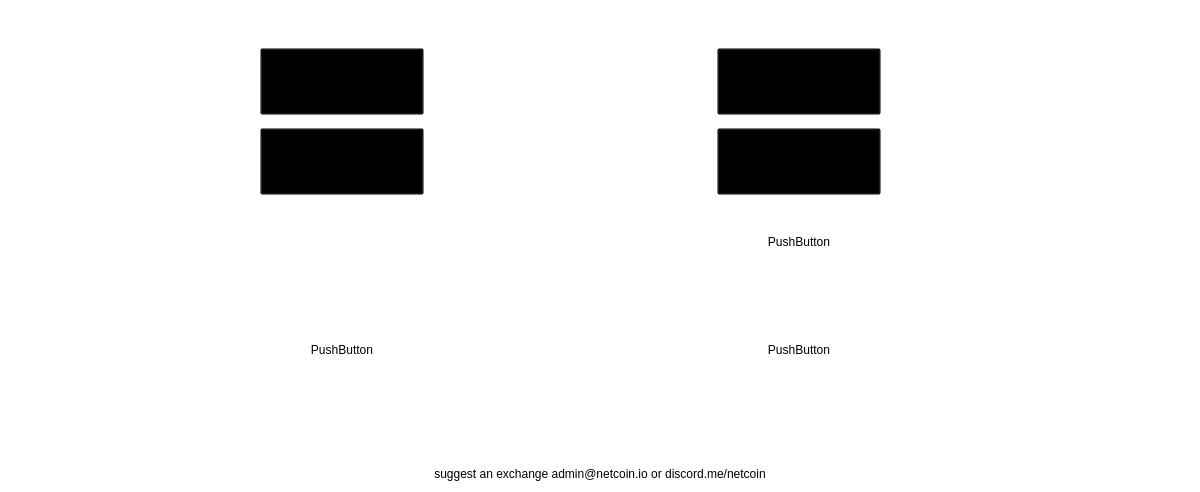
            <widget class="QWidget" name="scrollAreaWidgetContents">
             <property name="geometry">
              <rect>
               <x>0</x>
               <y>0</y>
               <width>1200</width>
               <height>492</height>
              </rect>
             </property>
             <property name="minimumSize">
              <size>
               <width>0</width>
               <height>0</height>
              </size>
             </property>
             <property name="styleSheet">
              <string notr="true">background:transparent;</string>
             </property>
             <layout class="QGridLayout" name="gridLayout_3">
              <item row="2" column="2">
               <widget class="QPushButton" name="excButton_3">
                <property name="sizePolicy">
                 <sizepolicy hsizetype="Expanding" vsizetype="Preferred">
                  <horstretch>0</horstretch>
                  <verstretch>0</verstretch>
                 </sizepolicy>
                </property>
                <property name="minimumSize">
                 <size>
                  <width>0</width>
                  <height>0</height>
                 </size>
                </property>
                <property name="maximumSize">
                 <size>
                  <width>164</width>
                  <height>67</height>
                 </size>
                </property>
                <property name="toolTip">
                 <string>&lt;html&gt;&lt;head/&gt;&lt;body&gt;&lt;p&gt;&lt;img src=&quot;:/toolTip/res/tooltips/exchangeTooltip.png&quot;/&gt;&lt;/p&gt;&lt;/body&gt;&lt;/html&gt;</string>
                </property>
                <property name="layoutDirection">
                 <enum>Qt::LeftToRight</enum>
                </property>
                <property name="autoFillBackground">
                 <bool>false</bool>
                </property>
                <property name="text">
                 <string/>
                </property>
                <property name="icon">
                 <iconset resource="../bitcoin.qrc">
                  <normaloff>:/images/res/images/Cryptopia2.png</normaloff>:/images/res/images/Cryptopia2.png</iconset>
                </property>
                <property name="iconSize">
                 <size>
                  <width>203</width>
                  <height>67</height>
                 </size>
                </property>
                <property name="autoDefault">
                 <bool>true</bool>
                </property>
                <property name="flat">
                 <bool>false</bool>
                </property>
               </widget>
              </item>
              <item row="6" column="2">
               <spacer name="horizontalSpacer_4">
                <property name="orientation">
                 <enum>Qt::Horizontal</enum>
                </property>
                <property name="sizeHint" stdset="0">
                 <size>
                  <width>40</width>
                  <height>20</height>
                 </size>
                </property>
               </spacer>
              </item>
              <item row="6" column="1">
               <spacer name="horizontalSpacer">
                <property name="orientation">
                 <enum>Qt::Horizontal</enum>
                </property>
                <property name="sizeHint" stdset="0">
                 <size>
                  <width>40</width>
                  <height>20</height>
                 </size>
                </property>
               </spacer>
              </item>
              <item row="5" column="2">
               <widget class="QPushButton" name="excButton_7">
                <property name="maximumSize">
                 <size>
                  <width>164</width>
                  <height>67</height>
                 </size>
                </property>
                <property name="text">
                 <string>PushButton</string>
                </property>
                <property name="autoDefault">
                 <bool>true</bool>
                </property>
                <property name="flat">
                 <bool>true</bool>
                </property>
               </widget>
              </item>
              <item row="6" column="4">
               <spacer name="horizontalSpacer_8">
                <property name="orientation">
                 <enum>Qt::Horizontal</enum>
                </property>
                <property name="sizeHint" stdset="0">
                 <size>
                  <width>40</width>
                  <height>20</height>
                 </size>
                </property>
               </spacer>
              </item>
              <item row="5" column="4">
               <widget class="QPushButton" name="excButton_8">
                <property name="maximumSize">
                 <size>
                  <width>164</width>
                  <height>67</height>
                 </size>
                </property>
                <property name="text">
                 <string>PushButton</string>
                </property>
                <property name="autoDefault">
                 <bool>true</bool>
                </property>
                <property name="flat">
                 <bool>true</bool>
                </property>
               </widget>
              </item>
              <item row="5" column="0">
               <spacer name="verticalSpacer_17">
                <property name="orientation">
                 <enum>Qt::Vertical</enum>
                </property>
                <property name="sizeHint" stdset="0">
                 <size>
                  <width>20</width>
                  <height>40</height>
                 </size>
                </property>
               </spacer>
              </item>
              <item row="5" column="3">
               <spacer name="verticalSpacer_23">
                <property name="orientation">
                 <enum>Qt::Vertical</enum>
                </property>
                <property name="sizeHint" stdset="0">
                 <size>
                  <width>20</width>
                  <height>40</height>
                 </size>
                </property>
               </spacer>
              </item>
              <item row="2" column="0">
               <spacer name="verticalSpacer_21">
                <property name="orientation">
                 <enum>Qt::Vertical</enum>
                </property>
                <property name="sizeHint" stdset="0">
                 <size>
                  <width>20</width>
                  <height>40</height>
                 </size>
                </property>
               </spacer>
              </item>
              <item row="6" column="3">
               <spacer name="horizontalSpacer_9">
                <property name="orientation">
                 <enum>Qt::Horizontal</enum>
                </property>
                <property name="sizeHint" stdset="0">
                 <size>
                  <width>40</width>
                  <height>20</height>
                 </size>
                </property>
               </spacer>
              </item>
              <item row="3" column="6">
               <spacer name="verticalSpacer_25">
                <property name="orientation">
                 <enum>Qt::Vertical</enum>
                </property>
                <property name="sizeHint" stdset="0">
                 <size>
                  <width>20</width>
                  <height>40</height>
                 </size>
                </property>
               </spacer>
              </item>
              <item row="6" column="5">
               <spacer name="horizontalSpacer_10">
                <property name="orientation">
                 <enum>Qt::Horizontal</enum>
                </property>
                <property name="sizeHint" stdset="0">
                 <size>
                  <width>40</width>
                  <height>20</height>
                 </size>
                </property>
               </spacer>
              </item>
              <item row="0" column="2" colspan="3">
               <widget class="QLabel" name="excHeader">
                <property name="sizePolicy">
                 <sizepolicy hsizetype="Expanding" vsizetype="Preferred">
                  <horstretch>0</horstretch>
                  <verstretch>0</verstretch>
                 </sizepolicy>
                </property>
                <property name="minimumSize">
                 <size>
                  <width>0</width>
                  <height>0</height>
                 </size>
                </property>
                <property name="styleSheet">
                 <string notr="true"/>
                </property>
                <property name="frameShape">
                 <enum>QFrame::NoFrame</enum>
                </property>
                <property name="text">
                 <string>&lt;html&gt;&lt;head/&gt;&lt;body&gt;&lt;p align=&quot;center&quot;&gt;&lt;img src=&quot;:/images/res/images/HeaderText/PurchaseNetcoins.png&quot;/&gt;&lt;/p&gt;&lt;p align=&quot;center&quot;&gt;&lt;br/&gt;&lt;/p&gt;&lt;/body&gt;&lt;/html&gt;</string>
                </property>
                <property name="scaledContents">
                 <bool>false</bool>
                </property>
                <property name="alignment">
                 <set>Qt::AlignLeading|Qt::AlignLeft|Qt::AlignTop</set>
                </property>
                <property name="wordWrap">
                 <bool>true</bool>
                </property>
                <property name="indent">
                 <number>-1</number>
                </property>
               </widget>
              </item>
              <item row="2" column="6">
               <spacer name="verticalSpacer_18">
                <property name="orientation">
                 <enum>Qt::Vertical</enum>
                </property>
                <property name="sizeHint" stdset="0">
                 <size>
                  <width>20</width>
                  <height>40</height>
                 </size>
                </property>
               </spacer>
              </item>
              <item row="0" column="1">
               <spacer name="horizontalSpacer_2">
                <property name="orientation">
                 <enum>Qt::Horizontal</enum>
                </property>
                <property name="sizeHint" stdset="0">
                 <size>
                  <width>40</width>
                  <height>20</height>
                 </size>
                </property>
               </spacer>
              </item>
              <item row="6" column="0">
               <spacer name="verticalSpacer_19">
                <property name="orientation">
                 <enum>Qt::Vertical</enum>
                </property>
                <property name="sizeHint" stdset="0">
                 <size>
                  <width>20</width>
                  <height>40</height>
                 </size>
                </property>
               </spacer>
              </item>
              <item row="1" column="6">
               <spacer name="verticalSpacer_20">
                <property name="orientation">
                 <enum>Qt::Vertical</enum>
                </property>
                <property name="sizeHint" stdset="0">
                 <size>
                  <width>20</width>
                  <height>40</height>
                 </size>
                </property>
               </spacer>
              </item>
              <item row="7" column="1" colspan="5">
               <widget class="QLabel" name="excFooter">
                <property name="sizePolicy">
                 <sizepolicy hsizetype="Expanding" vsizetype="Preferred">
                  <horstretch>0</horstretch>
                  <verstretch>0</verstretch>
                 </sizepolicy>
                </property>
                <property name="minimumSize">
                 <size>
                  <width>0</width>
                  <height>0</height>
                 </size>
                </property>
                <property name="cursor">
                 <cursorShape>IBeamCursor</cursorShape>
                </property>
                <property name="styleSheet">
                 <string notr="true">background:transparent</string>
                </property>
                <property name="text">
                 <string>&lt;html&gt;&lt;head/&gt;&lt;body&gt;&lt;p align=&quot;center&quot;&gt;suggest an exchange admin@netcoin.io or discord.me/netcoin&lt;/p&gt;&lt;/body&gt;&lt;/html&gt;</string>
                </property>
                <property name="alignment">
                 <set>Qt::AlignBottom|Qt::AlignHCenter</set>
                </property>
                <property name="wordWrap">
                 <bool>true</bool>
                </property>
                <property name="textInteractionFlags">
                 <set>Qt::TextSelectableByKeyboard|Qt::TextSelectableByMouse</set>
                </property>
               </widget>
              </item>
              <item row="5" column="6">
               <spacer name="verticalSpacer_16">
                <property name="orientation">
                 <enum>Qt::Vertical</enum>
                </property>
                <property name="sizeHint" stdset="0">
                 <size>
                  <width>20</width>
                  <height>40</height>
                 </size>
                </property>
               </spacer>
              </item>
              <item row="3" column="4">
               <widget class="QPushButton" name="excButton_6">
                <property name="maximumSize">
                 <size>
                  <width>164</width>
                  <height>67</height>
                 </size>
                </property>
                <property name="text">
                 <string>PushButton</string>
                </property>
                <property name="autoDefault">
                 <bool>true</bool>
                </property>
                <property name="default">
                 <bool>false</bool>
                </property>
                <property name="flat">
                 <bool>true</bool>
                </property>
               </widget>
              </item>
              <item row="6" column="6">
               <spacer name="verticalSpacer_15">
                <property name="orientation">
                 <enum>Qt::Vertical</enum>
                </property>
                <property name="sizeHint" stdset="0">
                 <size>
                  <width>20</width>
                  <height>40</height>
                 </size>
                </property>
               </spacer>
              </item>
              <item row="0" column="5">
               <spacer name="horizontalSpacer_5">
                <property name="orientation">
                 <enum>Qt::Horizontal</enum>
                </property>
                <property name="sizeHint" stdset="0">
                 <size>
                  <width>40</width>
                  <height>20</height>
                 </size>
                </property>
               </spacer>
              </item>
              <item row="3" column="0">
               <spacer name="verticalSpacer_14">
                <property name="orientation">
                 <enum>Qt::Vertical</enum>
                </property>
                <property name="sizeHint" stdset="0">
                 <size>
                  <width>20</width>
                  <height>40</height>
                 </size>
                </property>
               </spacer>
              </item>
              <item row="4" column="2">
               <widget class="QPushButton" name="excButton_1">
                <property name="maximumSize">
                 <size>
                  <width>164</width>
                  <height>67</height>
                 </size>
                </property>
                <property name="text">
                 <string/>
                </property>
                <property name="icon">
                 <iconset resource="../bitcoin.qrc">
                  <normaloff>:/images/res/images/PaperWalletImg.png</normaloff>:/images/res/images/PaperWalletImg.png</iconset>
                </property>
                <property name="iconSize">
                 <size>
                  <width>187</width>
                  <height>71</height>
                 </size>
                </property>
                <property name="autoDefault">
                 <bool>true</bool>
                </property>
                <property name="flat">
                 <bool>true</bool>
                </property>
               </widget>
              </item>
              <item row="1" column="2">
               <widget class="QPushButton" name="excButton_2">
                <property name="maximumSize">
                 <size>
                  <width>164</width>
                  <height>67</height>
                 </size>
                </property>
                <property name="text">
                 <string/>
                </property>
                <property name="icon">
                 <iconset resource="../bitcoin.qrc">
                  <normaloff>:/images/res/images/vote.png</normaloff>:/images/res/images/vote.png</iconset>
                </property>
                <property name="iconSize">
                 <size>
                  <width>73</width>
                  <height>64</height>
                 </size>
                </property>
                <property name="autoDefault">
                 <bool>true</bool>
                </property>
                <property name="flat">
                 <bool>false</bool>
                </property>
               </widget>
              </item>
              <item row="1" column="4">
               <widget class="QPushButton" name="excButton_4">
                <property name="sizePolicy">
                 <sizepolicy hsizetype="Expanding" vsizetype="Preferred">
                  <horstretch>0</horstretch>
                  <verstretch>0</verstretch>
                 </sizepolicy>
                </property>
                <property name="minimumSize">
                 <size>
                  <width>0</width>
                  <height>0</height>
                 </size>
                </property>
                <property name="maximumSize">
                 <size>
                  <width>164</width>
                  <height>67</height>
                 </size>
                </property>
                <property name="toolTip">
                 <string>&lt;html&gt;&lt;head/&gt;&lt;body&gt;&lt;p&gt;&lt;img src=&quot;:/toolTip/res/tooltips/exchangeTooltip.png&quot;/&gt;&lt;/p&gt;&lt;/body&gt;&lt;/html&gt;</string>
                </property>
                <property name="layoutDirection">
                 <enum>Qt::LeftToRight</enum>
                </property>
                <property name="autoFillBackground">
                 <bool>false</bool>
                </property>
                <property name="text">
                 <string/>
                </property>
                <property name="icon">
                 <iconset resource="../bitcoin.qrc">
                  <normaloff>:/images/res/images/novaex3.png</normaloff>:/images/res/images/novaex3.png</iconset>
                </property>
                <property name="iconSize">
                 <size>
                  <width>203</width>
                  <height>67</height>
                 </size>
                </property>
                <property name="autoDefault">
                 <bool>true</bool>
                </property>
                <property name="flat">
                 <bool>false</bool>
                </property>
               </widget>
              </item>
              <item row="2" column="4">
               <widget class="QPushButton" name="excButton_5">
                <property name="maximumSize">
                 <size>
                  <width>164</width>
                  <height>67</height>
                 </size>
                </property>
                <property name="text">
                 <string/>
                </property>
                <property name="icon">
                 <iconset resource="../bitcoin.qrc">
                  <normaloff>:/images/res/images/tradesatoshi.png</normaloff>:/images/res/images/tradesatoshi.png</iconset>
                </property>
                <property name="iconSize">
                 <size>
                  <width>164</width>
                  <height>67</height>
                 </size>
                </property>
                <property name="autoDefault">
                 <bool>true</bool>
                </property>
                <property name="flat">
                 <bool>false</bool>
                </property>
               </widget>
              </item>
             </layout>
            </widget>
